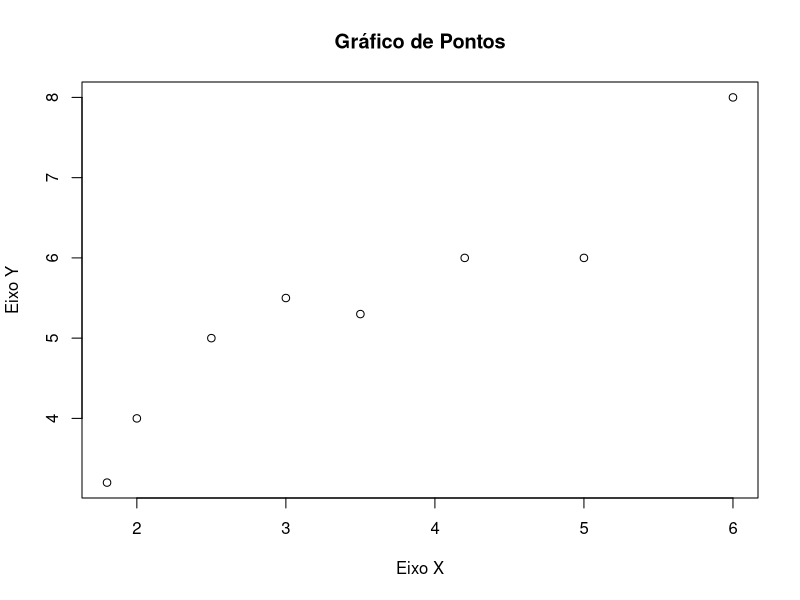
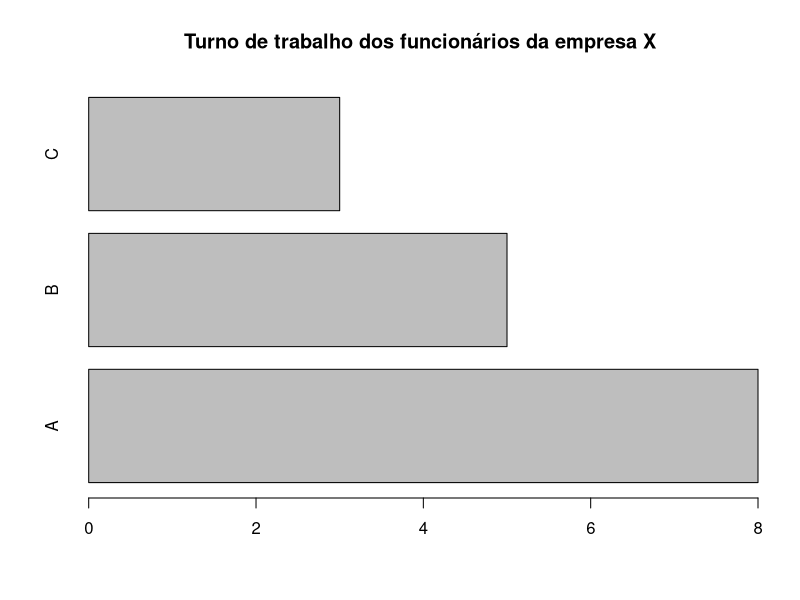
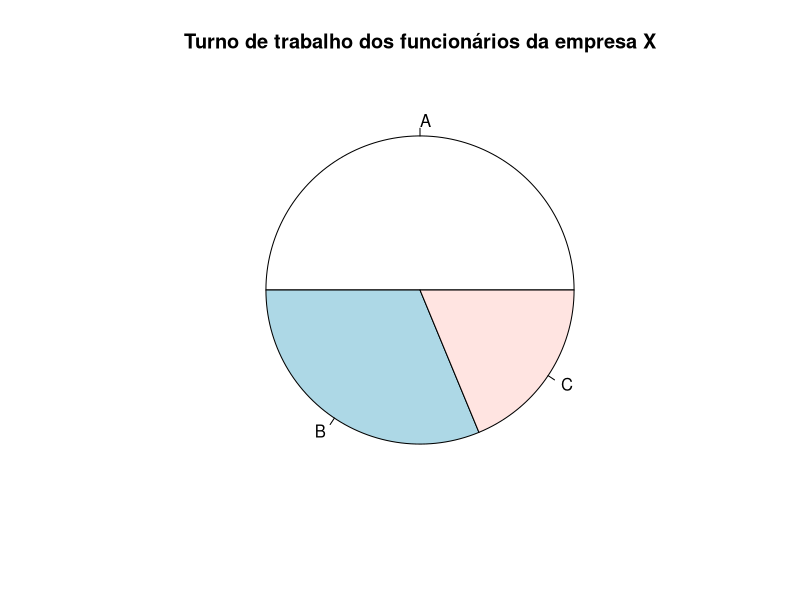
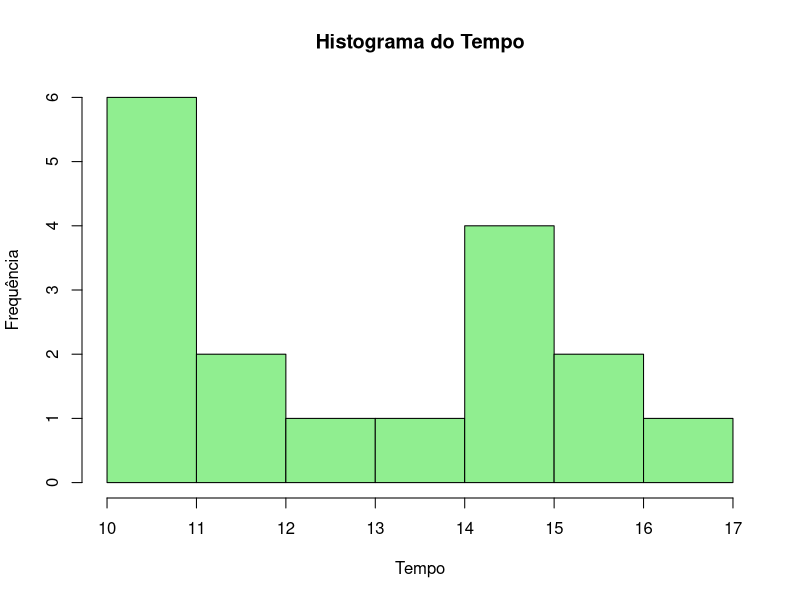
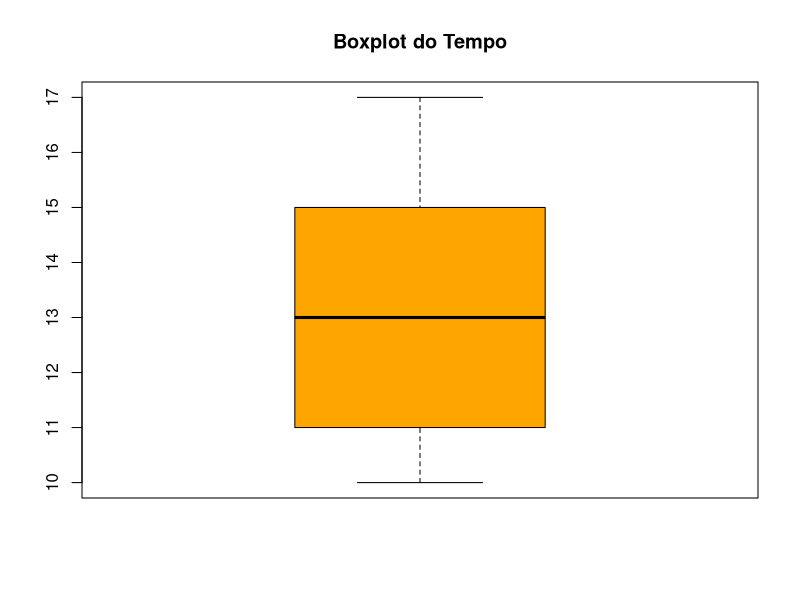
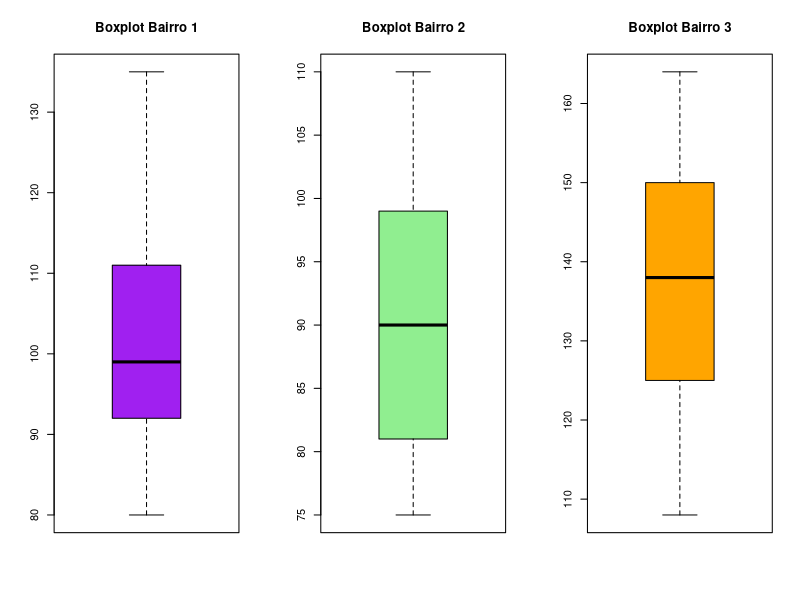
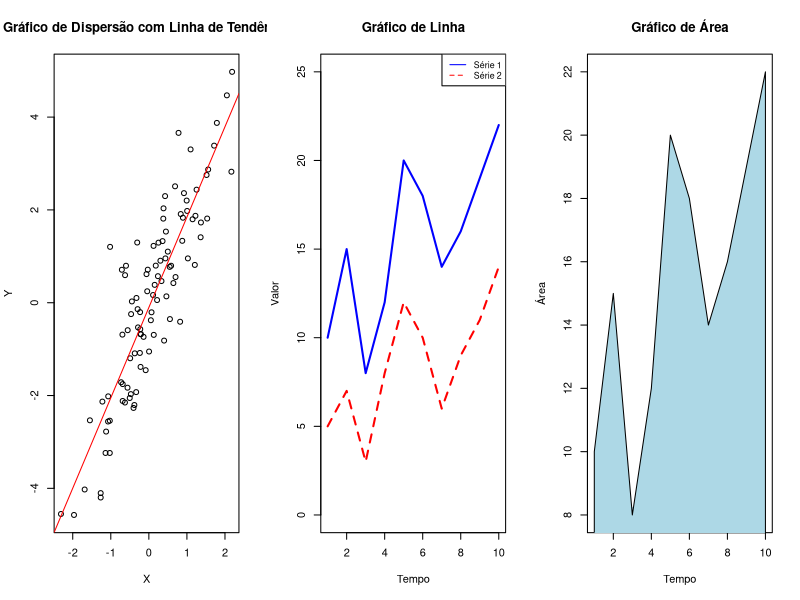
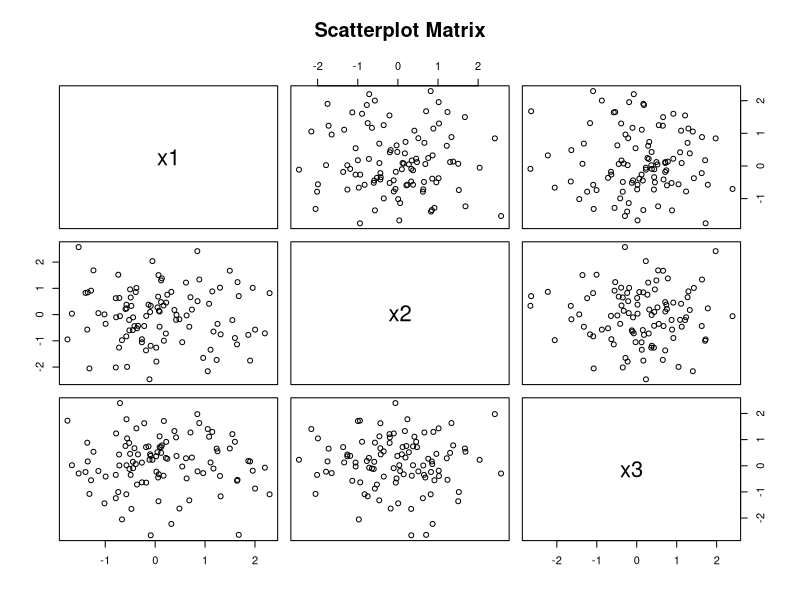

The R source for these figures, in order:
# Gráficos de pontos
x <- c(2.5, 3, 4.2, 3.5, 5, 2, 1.8, 6)
y <- c(5, 5.5, 6, 5.3, 6, 4, 3.2, 8)
plot(x, y, main = "Gráfico de Pontos", xlab = "Eixo X", ylab = "Eixo Y")

# Gráficos de barra e pizza
turno <- c("A", "B", "A", "A", "C", "B", "A", "B", "C", "A", "A", "B", "A", "A", "B", "C")
barra <- table(turno)
barplot(barra, main = "Turno de trabalho dos funcionários da empresa X", horiz = TRUE)
pie(barra, main = "Turno de trabalho dos funcionários da empresa X")

# Histograma
tempo <- c(12, 13, 11, 10, 12, 15, 16, 14, 11, 10, 15, 15, 17, 15, 11, 10, 16)
hist(tempo, main = "Histograma do Tempo", xlab = "Tempo", ylab = "Frequência", col = "lightgreen")

# Boxplot
boxplot(tempo, col = "orange", main = "Boxplot do Tempo")

# Exemplo com múltiplos boxplots
bairro1 <- c(122, 100, 98, 95, 88, 111, 123, 99, 80, 135, 85, 92, 105)
bairro2 <- c(91, 90, 81, 78, 100, 75, 87, 76, 101, 110, 99, 83, 97)
bairro3 <- c(150, 125, 133, 140, 138, 120, 108, 160, 164, 144, 155, 129, 115)
par(mfrow = c(1, 3))  # Cria uma janela com 1 linha e 3 colunas para os gráficos
boxplot(bairro1, col = 'purple', main = "Boxplot Bairro 1")
boxplot(bairro2, col = 'lightgreen', main = "Boxplot Bairro 2")
boxplot(bairro3, col = 'orange', main = "Boxplot Bairro 3")

# Gráfico de dispersão com ajuste de linha de tendência
set.seed(123)  # Define a semente aleatória para reproducibilidade
x <- rnorm(100)  # Amostra de 100 números aleatórios seguindo distribuição normal
y <- 2 * x + rnorm(100)  # Amostra de y com relação linear a x e ruído
plot(x, y, main = "Gráfico de Dispersão com Linha de Tendência", xlab = "X", ylab = "Y")
abline(lm(y ~ x), col = "red")  # Adiciona a linha de regressão

# Gráfico de linha
tempo <- 1:10
valor1 <- c(10, 15, 8, 12, 20, 18, 14, 16, 19, 22)
valor2 <- c(5, 7, 3, 8, 12, 10, 6, 9, 11, 14)
plot(tempo, valor1, type = "l", col = "blue", lwd = 2, ylim = c(0, 25),
     main = "Gráfico de Linha", xlab = "Tempo", ylab = "Valor")
lines(tempo, valor2, col = "red", lty = 2, lwd = 2)
legend("topright", legend = c("Série 1", "Série 2"), col = c("blue", "red"),
       lty = 1:2, cex = 0.8)

# Gráfico de área
area <- c(10, 15, 8, 12, 20, 18, 14, 16, 19, 22)
plot(tempo, area, type = "n", main = "Gráfico de Área", xlab = "Tempo", ylab = "Área")
polygon(c(tempo, rev(tempo)), c(rep(0, 10), rev(area)), col = "lightblue")

# Scatterplot matrix
data <- data.frame(x1 = rnorm(100), x2 = rnorm(100), x3 = rnorm(100))
pairs(data, main = "Scatterplot Matrix")

# Gráfico de densidade
densidade <- density(tempo)
plot(densidade, main = "Gráfico de Densidade", xlab = "Tempo", ylab = "Densidade", col = "blue")

# Gráfico de setores
setores <- c(25, 35, 40)
labels <- c("Grupo A", "Grupo B", "Grupo C")
pie(setores, labels = labels, main = "Gráfico de Setores", col = c("red", "blue", "green"))
